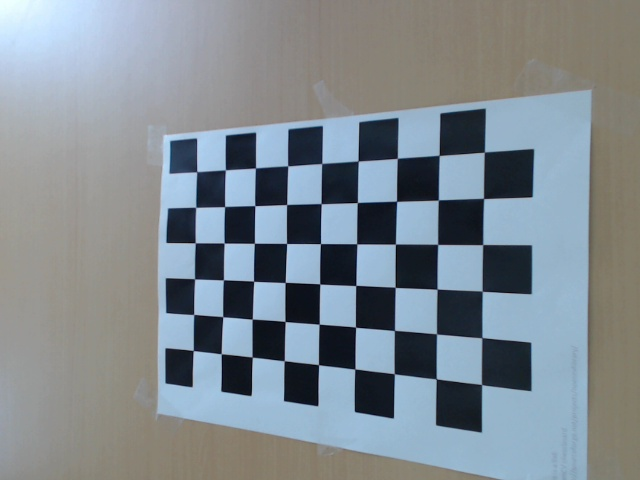
//> input picture MyCapture/1.jpg, 640 x 480 px
$ ./MyCapture   (built with g++ and OpenCV 4)
//> lines starting //> are read from the running program, lines starting //| are printed output that depends on the picture; after the words box and inside, x2 and y2 are one past the last pixel; in counts of white or black regions, pixels touching at a corner belong together
### MyCapture/stdafx.h
// stdafx.h : 标准系统包含文件的包含文件，
// 或是经常使用但不常更改的
// 特定于项目的包含文件
//

#pragma once

#include "targetver.h"

#include <stdio.h>
#include <tchar.h>


// TODO:  在此处引用程序需要的其他头文件

### MyCapture/MyCapture.cpp
// MyCapture.cpp : 定义控制台应用程序的入口点。
//
//2018.6.19：畸变校正

#include "stdafx.h"

#include "opencv2/core/core.hpp"
#include "opencv2/imgproc/imgproc.hpp"
#include "opencv2/calib3d/calib3d.hpp"
#include "opencv2/highgui/highgui.hpp"
#include <iostream>
#include <fstream>

using namespace cv;
using namespace std;


void main()
{

	ifstream fin("calibdata.txt"); /* 标定所用图像文件的路径 */
	ofstream fout("caliberation_result.txt");  /* 保存标定结果的文件 */
											   //读取每一幅图像，从中提取出角点，然后对角点进行亚像素精确化
	cout << "开始提取角点………………";
	int image_count = 0;  /* 图像数量 */
	Size image_size;  /* 图像的尺寸 */
	Size board_size = Size(9, 6);    /* 标定板上每行、列的角点数 */
	vector<Point2f> image_points_buf;  /* 缓存每幅图像上检测到的角点 */
	vector<vector<Point2f>> image_points_seq; /* 保存检测到的所有角点 */
	string filename;
	int count = -1;//用于存储角点个数。
	while (getline(fin, filename))
	{
		image_count++;
		// 用于观察检验输出
		cout << "image_count = " << image_count << endl;
		/* 输出检验*/
		cout << "filename = " << filename << endl;
		Mat imageInput = imread(filename);
//> imageInput is the input picture: 480 rows x 640 cols, CV_8UC3; mean B, G, R 144.3, 137.5, 128
		if (imageInput.empty())
		{
			cout << "can not open pic!\n";
			exit(-1);
		}
		if (image_count == 1)  //读入第一张图片时获取图像宽高信息
		{
			image_size.width = imageInput.cols;
//> image_size = Size(640, 0)
			image_size.height = imageInput.rows;
//> image_size = Size(640, 480)
			cout << "image_size.width = " << image_size.width << endl;
//| image_size.width = 640
			cout << "image_size.height = " << image_size.height << endl;
//| image_size.height = 480
		}

		/* 提取角点 */
		if (0 == findChessboardCorners(imageInput, board_size, image_points_buf))
		{
			cout << "can not find chessboard corners!\n"; //找不到角点
			exit(1);
		}
		else
		{
			Mat view_gray;
			cvtColor(imageInput, view_gray, CV_RGB2GRAY);
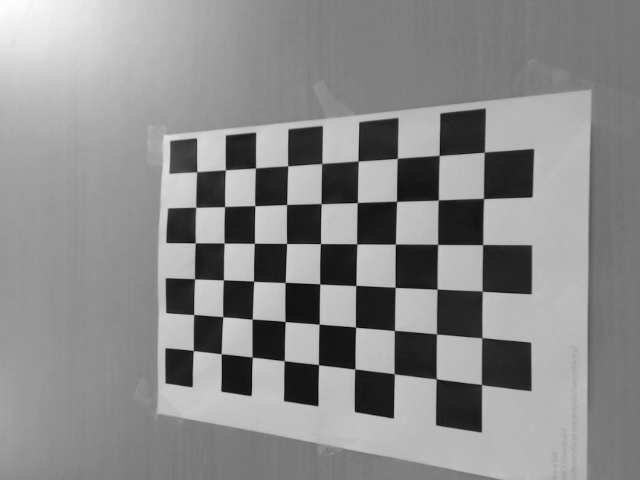
//> view_gray: 480 rows x 640 cols, CV_8UC1; min 4, max 253, mean 138.4
			/* 亚像素精确化 */
			find4QuadCornerSubpix(view_gray, image_points_buf, Size(5, 5)); //对粗提取的角点进行精确化
//> image_points_buf = 54 Points (x, y), first 12: [196.6, 172], [226.2, 170.2], [256, 168.5], [287.8, 166.2], [322.5, 164], [358.5, 161.5], [397.8, 159.2], [439.5, 156], [485, 152.5], [196.2, 208.2], [225.2, 206.8], [255.5, 206.5]
																			//cornerSubPix(view_gray,image_points_buf,Size(5,5),Size(-1,-1),TermCriteria(CV_TERMCRIT_EPS+CV_TERMCRIT_ITER,30,0.1));
			image_points_seq.push_back(image_points_buf);  //保存亚像素角点
//> image_points_seq = 1 point lists
														   /* 在图像上显示角点位置 */
			drawChessboardCorners(view_gray, board_size, image_points_buf, false); //用于在图片中标记角点
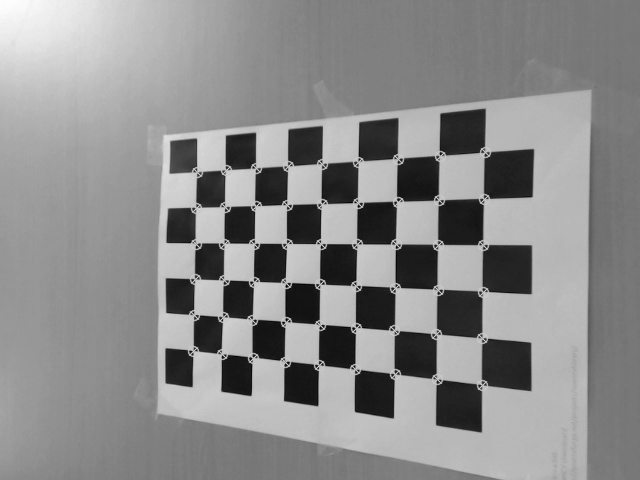
//> view_gray: 480 rows x 640 cols, CV_8UC1; 1.84% of pixels changed, all inside (x1, y1, x2, y2) = (187, 146, 492, 392)
//> (the program exits here)

$ run again, with MyCapture/10_d.jpg copied over MyCapture/1.jpg
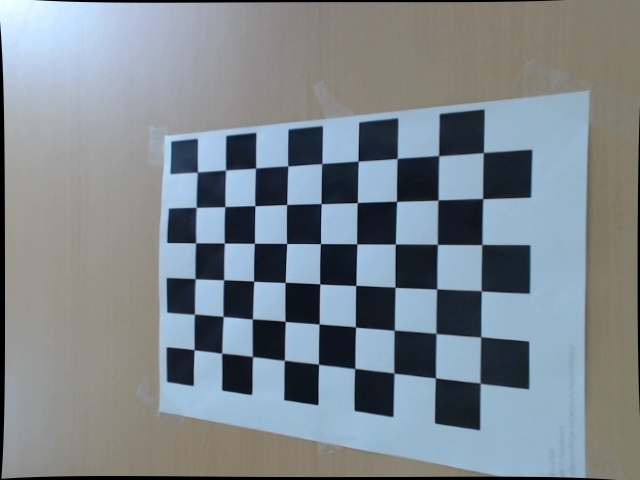
//> input picture MyCapture/10_d.jpg, 640 x 480 px
//> imageInput is the input picture: 480 rows x 640 cols, CV_8UC3; mean B, G, R 141.7, 135, 125.8
//| image_size.width = 640
//| image_size.height = 480
//> `cvtColor(imageInput, view_gray, CV_RGB2GRAY);`:
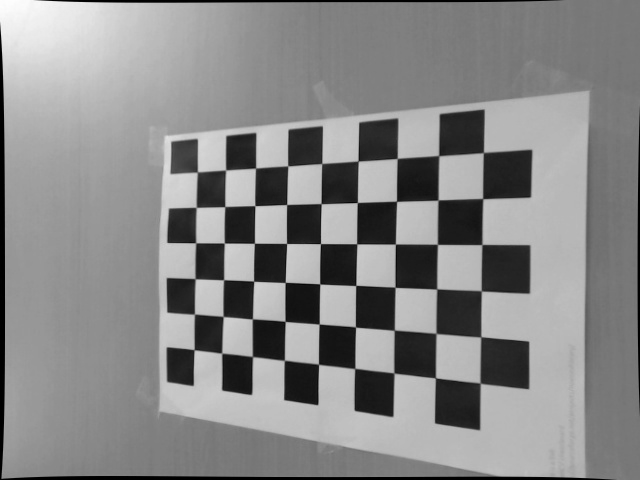
//> view_gray: 480 rows x 640 cols, CV_8UC1; min 0, max 253, mean 136
//> image_points_buf = 54 Points (x, y), first 12: [197.4, 172], [226.2, 170.2], [256, 168.5], [288, 166.5], [322.5, 164], [358, 162], [398.1, 158.6], [439.5, 155.5], [484.2, 153.2], [196.3, 207.7], [225.2, 207.2], [255.5, 206]
//> image_points_seq = 1 point lists
//> `drawChessboardCorners(view_gray, board_size, image_points_buf, false);`:
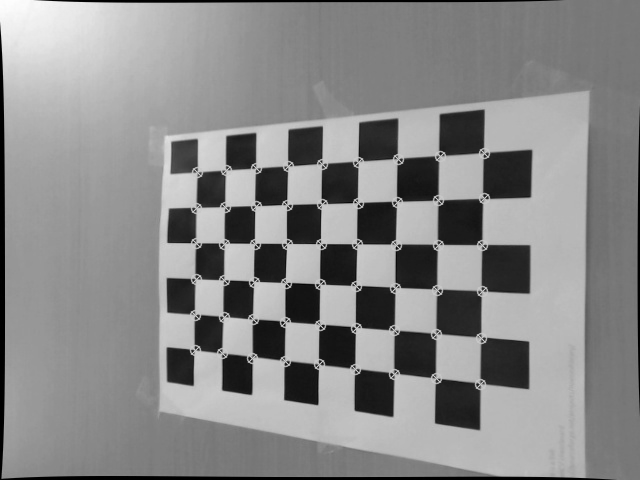
//> view_gray: 480 rows x 640 cols, CV_8UC1; 1.86% of pixels changed, all inside (x1, y1, x2, y2) = (189, 147, 491, 391)
